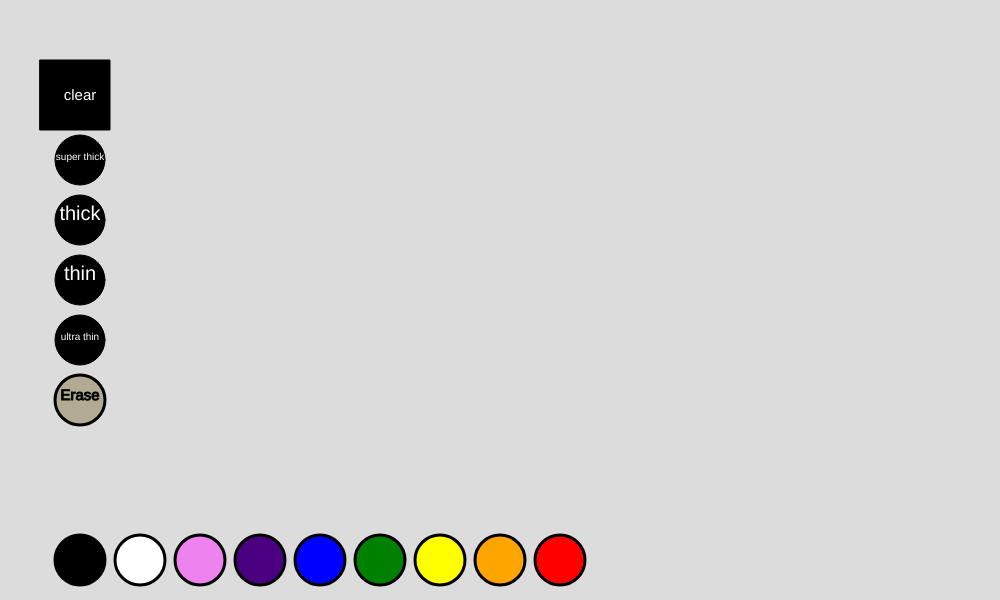
Frame 1 (no input)
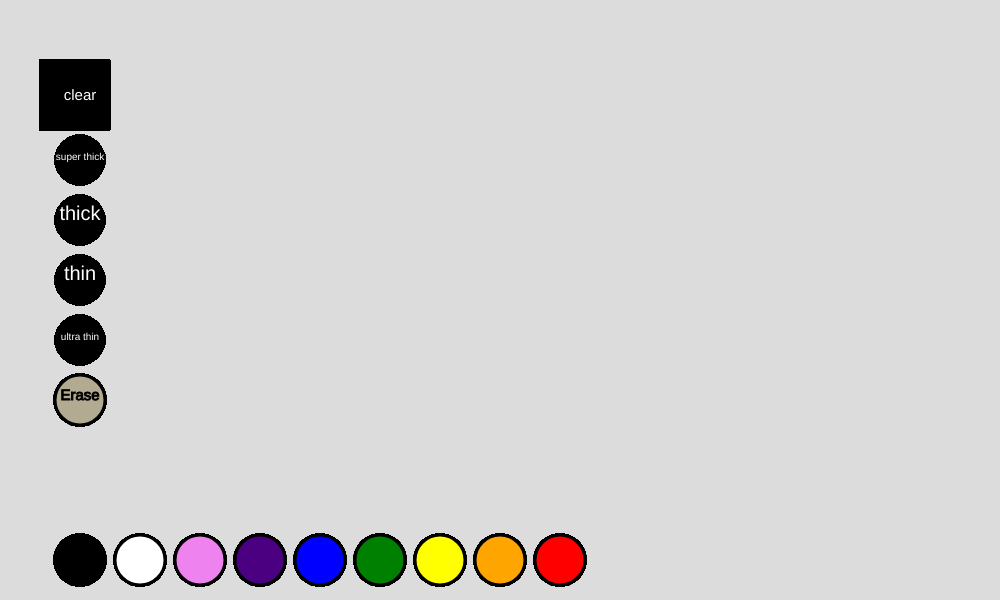
Frame 60 (no input)
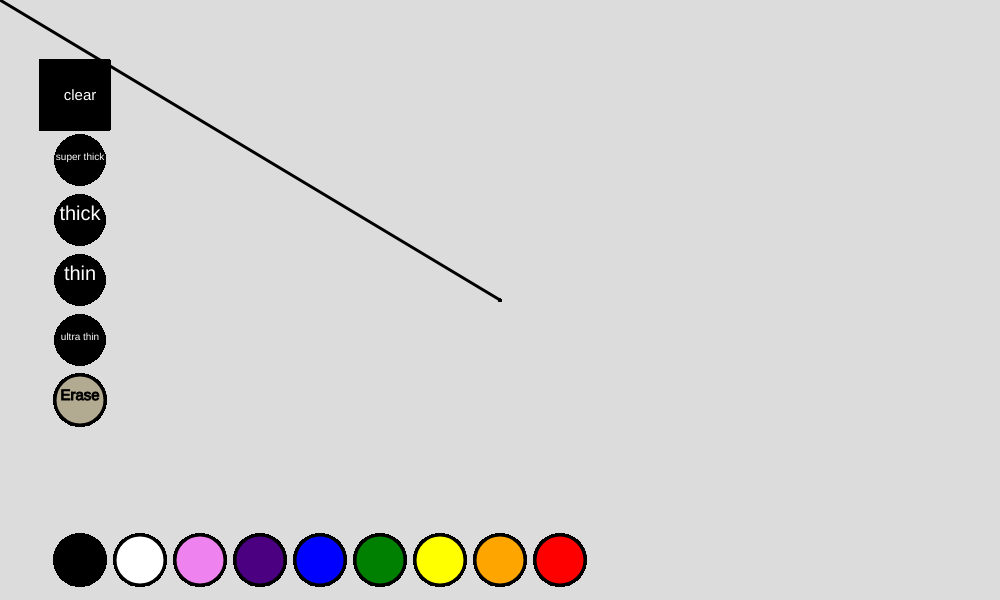
Frame 120 (the mouse pressed at the canvas centre since frame 60)

The p5.js sketch that drew these frames (run headless with seeded random() and noise() and a simulated clock; from frame 60 on, the mouse is pressed at the canvas centre):

// p5.js sketch
// ── sketch.js
let c,s

function setup() {
  createCanvas(1000, 600);
  background(220)
  c = 0
  s = 3

}

function draw() {
  strokeWeight(s)
  
  //create a drawing pen
  stroke(c);
  if (mouseIsPressed === true) {
    line(mouseX, mouseY, pmouseX, pmouseY);
  }
  

  
  //Change colour to red button
  
  //draw button
  fill('red')
  ellipse(width-440,height-40,50,50)
  
  //compute distance
  d1 = dist(mouseX,mouseY,width-440,height-40)
  r = 50/2
  
  //button logic
  if(d1 < r && mouseIsPressed){
   c = 'red'  
  }
  
  //Change colour to orange button
  
  //draw button
  fill('orange')
  ellipse(width-500,height-40,50,50)
  
  //compute distance
  d2 = dist(mouseX,mouseY,width-500,height-40)
  r = 50/2
  
  //button logic
  if(d2 < r && mouseIsPressed){
   c = 'orange'  
  }
  
  //Change colour to yellow button
  
  //draw button
  fill('yellow')
  ellipse(width-560,height-40,50,50)
  
  //compute distance
  d3 = dist(mouseX,mouseY,width-560,height-40)
  r = 50/2
  
  //button logic
  if(d3 < r && mouseIsPressed){
   c = 'yellow'  
  }
  
  //Change colour to green button
  
  //draw button
  fill('green')
  ellipse(width-620,height-40,50,50)
  
  //compute distance
  d4 = dist(mouseX,mouseY,width-620,height-40)
  r = 50/2
  
  //button logic
  if(d4 < r && mouseIsPressed){
   c = 'green'  
  }
  
  //Change colour to blue button
  
  //draw button
  fill('blue')
  ellipse(width-680,height-40,50,50)
  
  //compute distance
    d5 = dist(mouseX,mouseY,width-680,height-40)
    r = 50/2
  
  //button logic
  if(d5 < r && mouseIsPressed){
    c = 'blue'  
  }
  
  //Change colour to indigo button
  
  //draw button
  fill('indigo')
  ellipse(width-740,height-40,50,50)
  
  //compute distance
  d6 = dist(mouseX,mouseY,width-740,height-40)
  r = 50/2
  
  //button logic
  if(d6 < r && mouseIsPressed){
   c = 'indigo'  
  }
  
  //Change colour to violet button
  
  //draw button
  fill('violet')
  ellipse(width-800,height-40,50,50)
  
  //compute distance
  d7 = dist(mouseX,mouseY,width-800,height-40)
  r = 50/2
  
  //button logic
  if(d7 < r && mouseIsPressed){
   c = 'violet'  
  }
  
  //Change colour to white button
  
  //draw button
  fill('white')
  ellipse(width-860,height-40,50,50)
  
  //compute distance
  d8 = dist(mouseX,mouseY,width-860,height-40)
  r = 50/2
  
  //button logic
  if(d8 < r && mouseIsPressed){
   c = 'white'  
  }
  
  //Change colour to black button
  
  //draw button
  fill('black')
  ellipse(width-920,height-40,50,50)
  
  //compute distance
  d9 = dist(mouseX,mouseY,width-920,height-40)
  r = 50/2
  
  //button logic
  if(d9 < r && mouseIsPressed){
   c = "black"  
  }
  
  //Erase button
  
  //draw button
  fill(179, 170, 146)
  ellipse(width-920,height-200,50,50)
  strokeWeight(1)
  textSize(15)
  textAlign(CENTER)
  fill(0)
  text("Erase",width-920,height-200)
  
  //compute distance
  d10 = dist(mouseX,mouseY,width-920,height-200)
  r = 50/2
  
  //button logic
  if(d10 < r && mouseIsPressed){
   c = 620  
  }
  
  
  
  //Change thickness to ultra thin
  
  //draw button
  fill('black')
  ellipse(width-920,height-260,50,50)
  textAlign(CENTER)
  textSize(10)
  fill(255)
  text("ultra thin",width-920,height-260)
  
  //compute distance
  d9 = dist(mouseX,mouseY,width-920,height-260)
  r = 50/2
  
  //button logic
  if(d9 < r && mouseIsPressed){
   s = 1  
  }
  
  //Change thickness to thin
  
  //draw button
  fill('black')
  ellipse(width-920,height-320,50,50)
  textAlign(CENTER)
  textSize(20)
  fill(255)
  text("thin",width-920,height-320)
  
  //compute distance
  d9 = dist(mouseX,mouseY,width-920,height-320)
  r = 50/2
  
  //button logic
  if(d9 < r && mouseIsPressed){
   s = 2  
  }
  
  //Change thickness to thick
  
  //draw button
  fill('black')
  ellipse(width-920,height-380,50,50)
  textAlign(CENTER)
  textSize(20)
  fill(255)
  text("thick",width-920,height-380)
  
  //compute distance
  d9 = dist(mouseX,mouseY,width-920,height-380)
  r = 50/2
  
  //button logic
  if(d9 < r && mouseIsPressed){
   s = 8  
  }
  
  //Change thickness to 4
  
  //draw button
  fill('black')
  ellipse(width-920,height-440,50,50)
  textAlign(CENTER)
  textSize(10)
  fill(255)
  text("super thick",width-920,height-440)
  
  //compute distance
  d9 = dist(mouseX,mouseY,width-920,height-440)
  r = 50/2
  
  //button logic
  if(d9 < r && mouseIsPressed){
   s = 20  
  }

  //Clear button
    
  //draw button
  fill('black')
  rect(width-960,height-540,70,70)
  textAlign(CENTER)
  textSize(15)
  fill(255)
  text("clear",width-920,height-500)
  
  //button logic
  if(mouseX > width-960 && mouseX < width-890 && mouseY > height-540 && mouseY < width-470 && mouseIsPressed){
    clear();
  background(220);

  }



 
  
  

  } 
